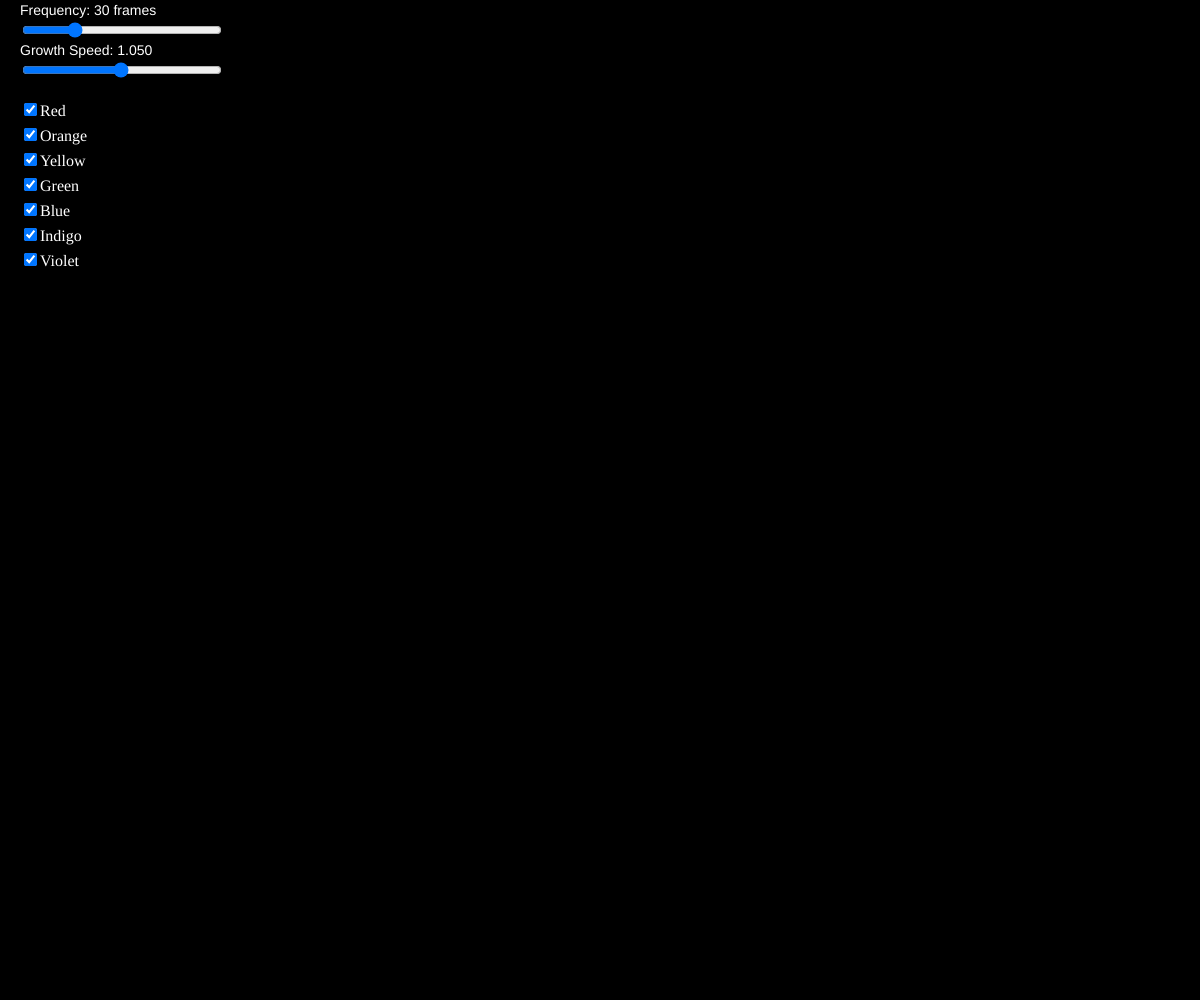
Frame 1 (no input)
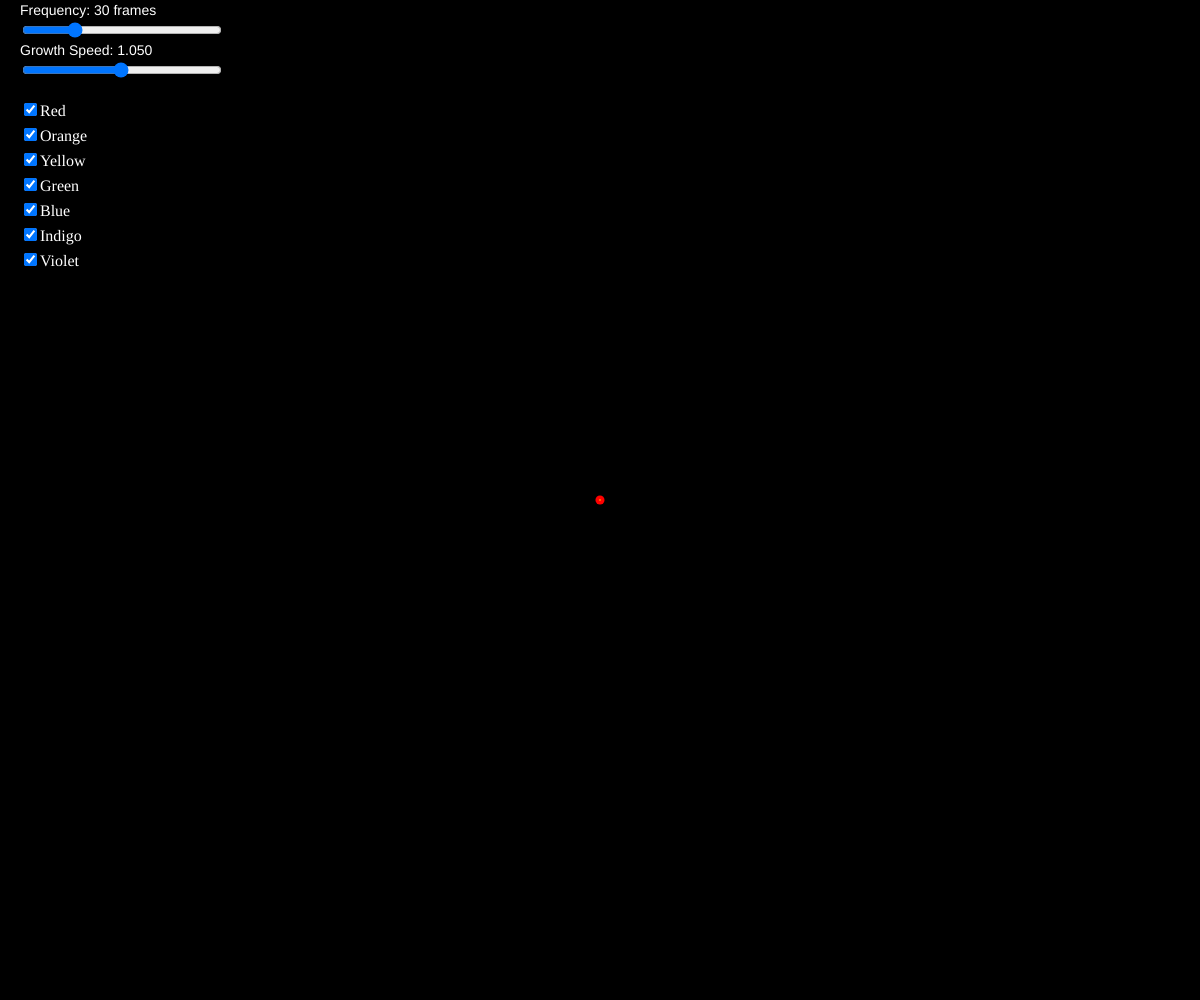
Frame 60 (no input)
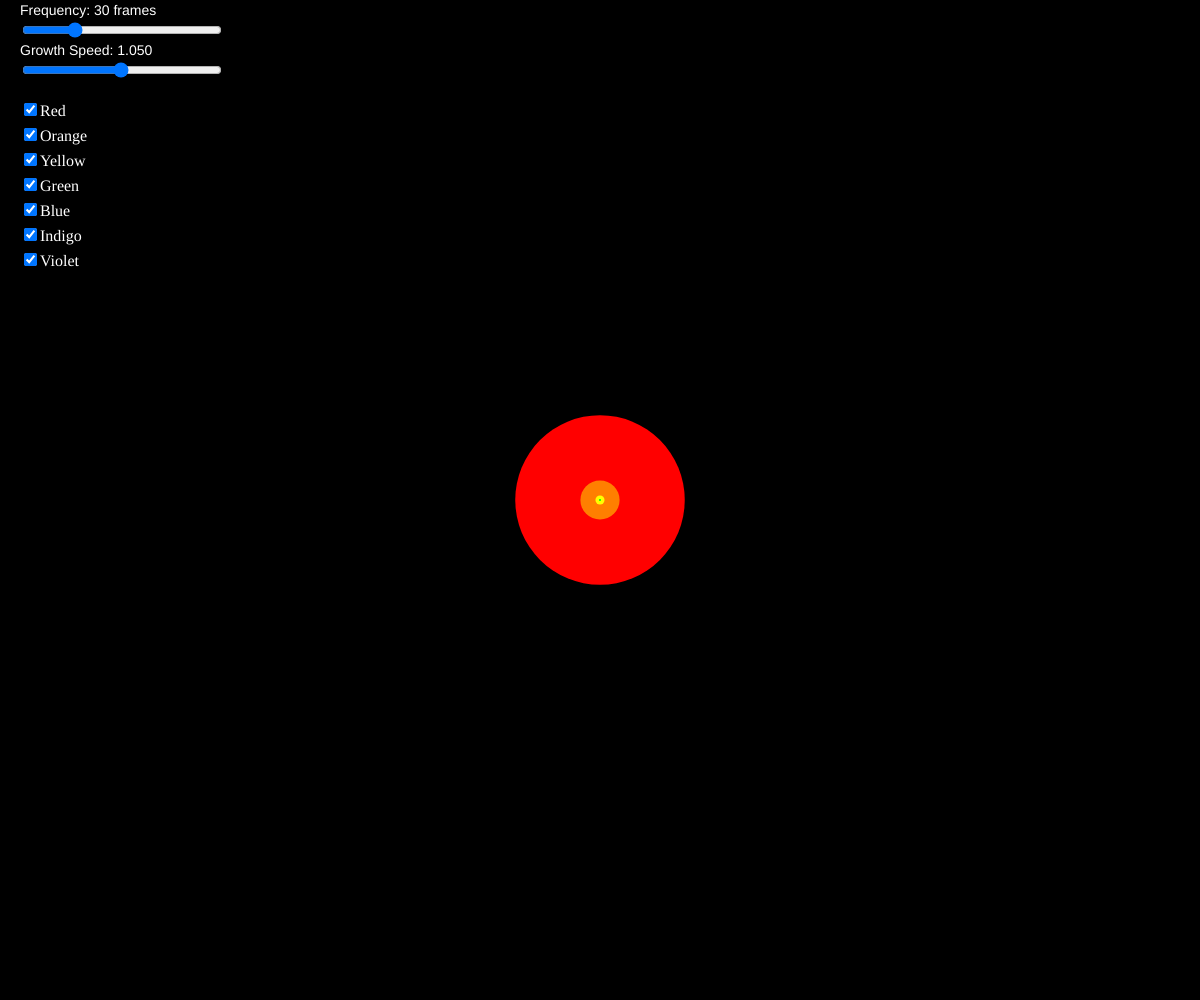
Frame 120 (the mouse pressed at the canvas centre since frame 60)

The p5.js sketch that drew these frames (run headless with seeded random() and noise() and a simulated clock; from frame 60 on, the mouse is pressed at the canvas centre):

// p5.js sketch
// ── sketch.js
let circles = [];
let colorIndex = 0;
const rainbowColors = [
  '#FF0000', // Red
  '#FF7F00', // Orange
  '#FFFF00', // Yellow
  '#00FF00', // Green
  '#0000FF', // Blue
  '#4B0082', // Indigo
  '#9400D3'  // Violet
];

let frequencySlider;
let growthSlider;
let colorCheckboxes = [];

function setup() {
  createCanvas(windowWidth, windowHeight);
  colorMode(RGB);
  
  // Create sliders
  frequencySlider = createSlider(1, 120, 30);
  frequencySlider.position(20, 20);
  frequencySlider.style('width', '200px');
  
  growthSlider = createSlider(1.001, 1.1, 1.05, 0.001);
  growthSlider.position(20, 60);
  growthSlider.style('width', '200px');
  
  // Create color checkboxes
  const colorNames = ['Red', 'Orange', 'Yellow', 'Green', 'Blue', 'Indigo', 'Violet'];
  for (let i = 0; i < rainbowColors.length; i++) {
    let checkbox = createCheckbox(colorNames[i], true);
    checkbox.position(20, 100 + i * 25);
    checkbox.style('color', 'white');
    colorCheckboxes.push(checkbox);
  }
}

function draw() {
  background(0);
  
  // Add new circle based on slider frequency
  if (frameCount % frequencySlider.value() === 0) {
    circles.push(new Circle());
  }
  
  // Sort circles by radius (biggest first)
  circles.sort((a, b) => b.radius - a.radius);
  
  // Update and draw all circles
  for (let i = 0; i < circles.length; i++) {
    circles[i].update();
    circles[i].display();
    
    // Remove circles that are too big
    if (circles[i].radius > max(windowWidth, windowHeight) * 2) {
      circles.splice(i, 1);
      i--; // Adjust index after removal
    }
  }
  
  // Display slider labels
  fill(255);
  textSize(14);
  text(`Frequency: ${frequencySlider.value()} frames`, 20, 15);
  text(`Growth Speed: ${growthSlider.value().toFixed(3)}`, 20, 55);
}

function getNextAvailableColor() {
  // Get list of enabled colors
  let availableColors = [];
  for (let i = 0; i < colorCheckboxes.length; i++) {
    if (colorCheckboxes[i].checked()) {
      availableColors.push(rainbowColors[i]);
    }
  }
  
  // If no colors are enabled, default to white
  if (availableColors.length === 0) {
    return '#FFFFFF';
  }
  
  // Return next available color in sequence
  let color = availableColors[colorIndex % availableColors.length];
  colorIndex++;
  return color;
}

class Circle {
  constructor() {
    this.x = windowWidth / 2;
    this.y = windowHeight / 2;
    this.radius = 1;
    this.color = getNextAvailableColor();
  }
  
  update() {
    // Growth speed controlled by slider
    this.radius *= growthSlider.value();
  }
  
  display() {
    fill(this.color);
    noStroke();
    ellipse(this.x, this.y, this.radius * 2, this.radius * 2);
  }
}

function windowResized() {
  resizeCanvas(windowWidth, windowHeight);
}
